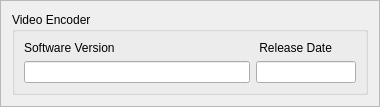
                  <widget class="QFrame" name="frame_36">
                   <property name="minimumSize">
                    <size>
                     <width>380</width>
                     <height>0</height>
                    </size>
                   </property>
                   <property name="frameShape">
                    <enum>QFrame::StyledPanel</enum>
                   </property>
                   <property name="frameShadow">
                    <enum>QFrame::Raised</enum>
                   </property>
                   <layout class="QVBoxLayout" name="verticalLayout_20">
                    <item>
                     <widget class="QGroupBox" name="CSC_gb_33">
                      <property name="minimumSize">
                       <size>
                        <width>350</width>
                        <height>0</height>
                       </size>
                      </property>
                      <property name="font">
                       <font>
                        <italic>false</italic>
                        <underline>false</underline>
                       </font>
                      </property>
                      <property name="autoFillBackground">
                       <bool>true</bool>
                      </property>
                      <property name="title">
                       <string>Video Encoder</string>
                      </property>
                      <property name="flat">
                       <bool>false</bool>
                      </property>
                      <property name="checkable">
                       <bool>false</bool>
                      </property>
                      <layout class="QGridLayout" name="gridLayout_29">
                       <item row="0" column="0">
                        <layout class="QHBoxLayout" name="horizontalLayout_38">
                         <item>
                          <layout class="QVBoxLayout" name="verticalLayout_37">
                           <item>
                            <widget class="QLabel" name="label_51">
                             <property name="text">
                              <string>Software Version</string>
                             </property>
                            </widget>
                           </item>
                           <item>
                            <widget class="QLineEdit" name="CSVE_V_LE">
                             <property name="minimumSize">
                              <size>
                               <width>210</width>
                               <height>0</height>
                              </size>
                             </property>
                             <property name="maximumSize">
                              <size>
                               <width>350</width>
                               <height>16777215</height>
                              </size>
                             </property>
                            </widget>
                           </item>
                          </layout>
                         </item>
                         <item>
                          <layout class="QVBoxLayout" name="verticalLayout_38">
                           <item>
                            <widget class="QLabel" name="label_58">
                             <property name="text">
                              <string> Release Date</string>
                             </property>
                            </widget>
                           </item>
                           <item>
                            <widget class="QLineEdit" name="CSVE_D_LE">
                             <property name="minimumSize">
                              <size>
                               <width>50</width>
                               <height>0</height>
                              </size>
                             </property>
                             <property name="maximumSize">
                              <size>
                               <width>100</width>
                               <height>16777215</height>
                              </size>
                             </property>
                            </widget>
                           </item>
                          </layout>
                         </item>
                        </layout>
                       </item>
                      </layout>
                     </widget>
                    </item>
                   </layout>
                  </widget>
